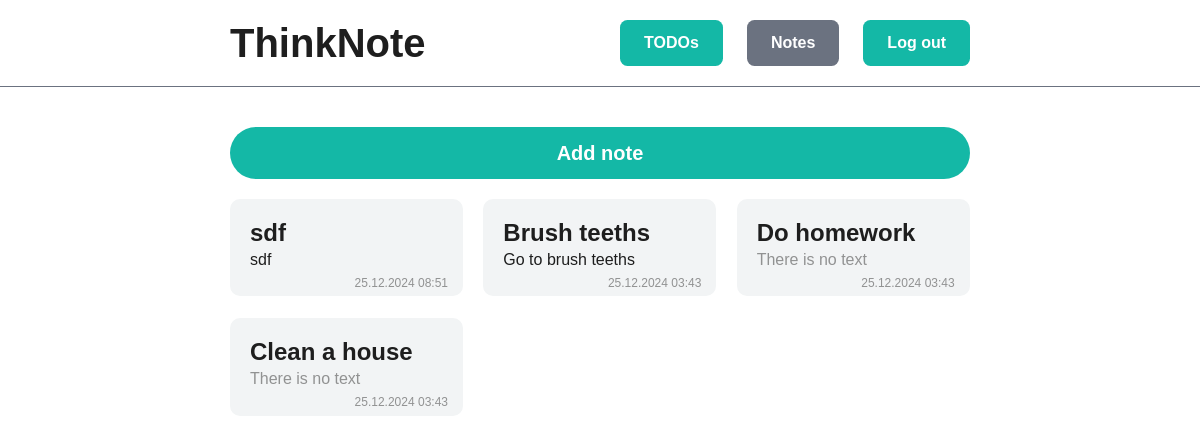
Screenshot of /notes/ (signed in) with the database file from the repository.
### note/models.py (models this page shows, shortened)
class Note(models.Model):
    title = models.CharField(max_length=255)
    content = models.TextField(blank=True, null=True)
    created_by = models.ForeignKey(User, related_name='notes', on_delete=models.CASCADE, default='1')
    created_at = models.DateTimeField(auto_now_add=True, null=True)
    class Meta:
        ordering = ('-created_at',)

### note/views.py (the view)
# urls.py: path('', views.notes_list, name='notes_list'),
@login_required
def notes_list(request):
    notes = Note.objects.filter(created_by=request.user)
    return render(request, 'notes.html', {
        'notes': notes
    })

### note/templates/notes.html (shortened to what this page needs)
{% extends 'base.html' %}
{% block content %}
    <div>
        <a href="{% url 'note:new_note' %}" class="add-button button button-primary button-right text">Add note</a>
        <div class="grid-notes">
            {% for note in notes %}
                <div>
                    <a class="note" href="{% url 'note:edit' note.id %}">
                        <h3 class="h3 wrap-h3">{{ note.title }}</h3>
                        {% if note.content %}
                            <p class="notes__p text wrap">{{ note.content }}</p>
                        {% else %}
                            <p class="notes__p p__pl text">There is no text</p>
                        {% endif %}
                        <p class="notes__date text">{{ note.created_at|date:'d.m.Y H:i' }}</p>
                    </a>
                </div>
            {% endfor %}
        </div>
    </div>
{% endblock %}

### base/templates/base.html (shortened to what this page needs)
{% load static %}
<!DOCTYPE html>
<html lang="en">
<head>
    <link rel="stylesheet" href="{% static 'base/signup.css' %}">
    <link rel="stylesheet" href="{% static 'base/style.css' %}">
    <link rel="stylesheet" href="{% static 'note/style.css' %}">
</head>
<body>
    <header>
        <div class="div-wrapper header__wrapper">
            <a href="/" class="logo text">ThinkNote</a>
            {% if request.user.is_authenticated %}
                <a href="{% url 'todo:todos_list' %}" class="button button-primary button-right text">TODOs</a>
                <a href="{% url 'note:notes_list' %}" class="button text">Notes</a>
                <form class="logout-form" method="post" action="{% url 'base:logout' %}">
                    <button class="button button-primary text">Log out</button>
                </form>
            {% else %}
                <a href="{% url 'base:signup' %}" class="button button-primary button-right text">Sign up</a>
                <a href="{% url 'base:login' %}" class="button text">Log In</a>
            {% endif %}
        </div>
    </header>
    <main>
        <div class="div-wrapper main__wrapper">
            {% block content %}
            {% endblock %}
        </div>
    </main>
</body>
</html>

### static/base/style.css (style rules this page uses)
:root { font-size: 62.5%; --button-color: #FFF; --text-color: #1E1E1E; --button-background-color: #6B7280; --button-background-primary-color: #14B8A6; --hover-button-background-color: #374151; --hover-button-background-primary-color: #0F766E; --background-color: rgba(107, 114, 128, 0.3); }
*, *::after,*::before { padding: 0; margin: 0; box-sizing: border-box; font-family: sans-serif; }
body { color: var(--text-color); font-family: sans-serif; margin-bottom: 30px; }
.div-wrapper { margin: 0 auto; max-width: 290px; }
.header__wrapper { display: flex; gap: 8px; align-items: center; }
.text { font-size: 1rem; line-height: 120%; }
.button { font-size: 1.2rem; font-weight: 700; border: none; color: var(--button-color); background-color: var(--button-background-color); padding: 4px 8px; border-radius: 0.75rem; }
.button-primary { background-color: var(--button-background-primary-color); }
.button-right { margin-left: auto; }
a { text-decoration: none; }
button { cursor: pointer; border: none; }
header { border-bottom: 1px solid rgb(107, 114, 128); padding: 5px; margin-bottom: 20px; }
.logo { font-weight: bold; font-size: 1.8rem; }
.logo:link, .logo:visited, .logo:hover { color: var(--text-color); background-color: var(--button-color); }
.note { position: relative; display: inline-block; overflow: hidden; text-overflow: ellipsis; width: 90px; padding: 10px 10px 15px 10px; background-color: #F2F4F5; border-radius: 10px; }
.p__pl { color:#696969b5; }
a.note:link, a.note:visited { color: var(--text-color); }
.h3 { font-size: 1.4rem; }
.notes__date { color: #696969b5; position: absolute; font-size: 0.6rem; right: 10px; bottom: 5px; }
.notes__p { margin-top: 2px; }
.add-button { display: inline-block; width: 100%; text-align: center; margin-bottom: 15px; border-radius: 15px; }
.wrap { overflow: hidden; text-overflow: ellipsis; max-height: 37px; }
.wrap-h3 { overflow: hidden; text-overflow: ellipsis; max-height: 32px; }
@media (min-width: 1024px) { .div-wrapper { max-width: 740px; } }
@media (min-width: 1024px) { .button { font-size: 1.6rem; } }
@media (min-width: 1024px) { .header__wrapper { gap: 24px; } }
@media (min-width: 1024px) { .text { font-size: 1.6rem; line-height: 140%; } }
@media (min-width: 1024px) { .button { padding: 12px 24px; line-height: 140%; } }
@media (min-width: 1024px) { header { padding: 1.5rem; margin-bottom: 40px; } }
@media (min-width: 1024px) { .logo { font-size: 4rem; } }
@media (min-width: 1024px) { .note { position: relative; display: inline-block; overflow: hidden; text-overflow: ellipsis; width: 233px; padding: 20px 20px 25px 20px; background-color: #F2F4F5; border-radius: 10px; } }
@media (min-width: 1024px) { .h3 { font-size: 2.4rem; } }
@media (min-width: 1024px) { .notes__date { color: #696969b5; position: absolute; font-size: 1.2rem; right: 15px; bottom: 5px; } }
@media (min-width: 1024px) { .add-button { font-size: 2rem; display: inline-block; width: 100%; text-align: center; margin-bottom: 20px; border-radius: 30px; } }
@media (min-width: 1024px) { .wrap { max-height: 67px; } }
@media (min-width: 1024px) { .wrap-h3 { max-height: 55px; } }

### static/note/style.css (style rules this page uses)
.grid-notes { display: grid; grid-template-columns: 1fr 1fr 1fr; gap: 10px; }
@media (min-width: 1024px) { .grid-notes { gap: 20px; } }
@media (min-width: 1024px) { .logo { font-size: 4rem; } }

### rows the page displays
Note: title "sdf", content "sdf", created_at "25.12.2024 08:51"
Note: title "Brush teeths", content "Go to brush teeths", created_at "25.12.2024 03:43"
Note: title "Do homework", shows "There is no text", created_at "25.12.2024 03:43"
Note: title "Clean a house", shows "There is no text", created_at "25.12.2024 03:43"
